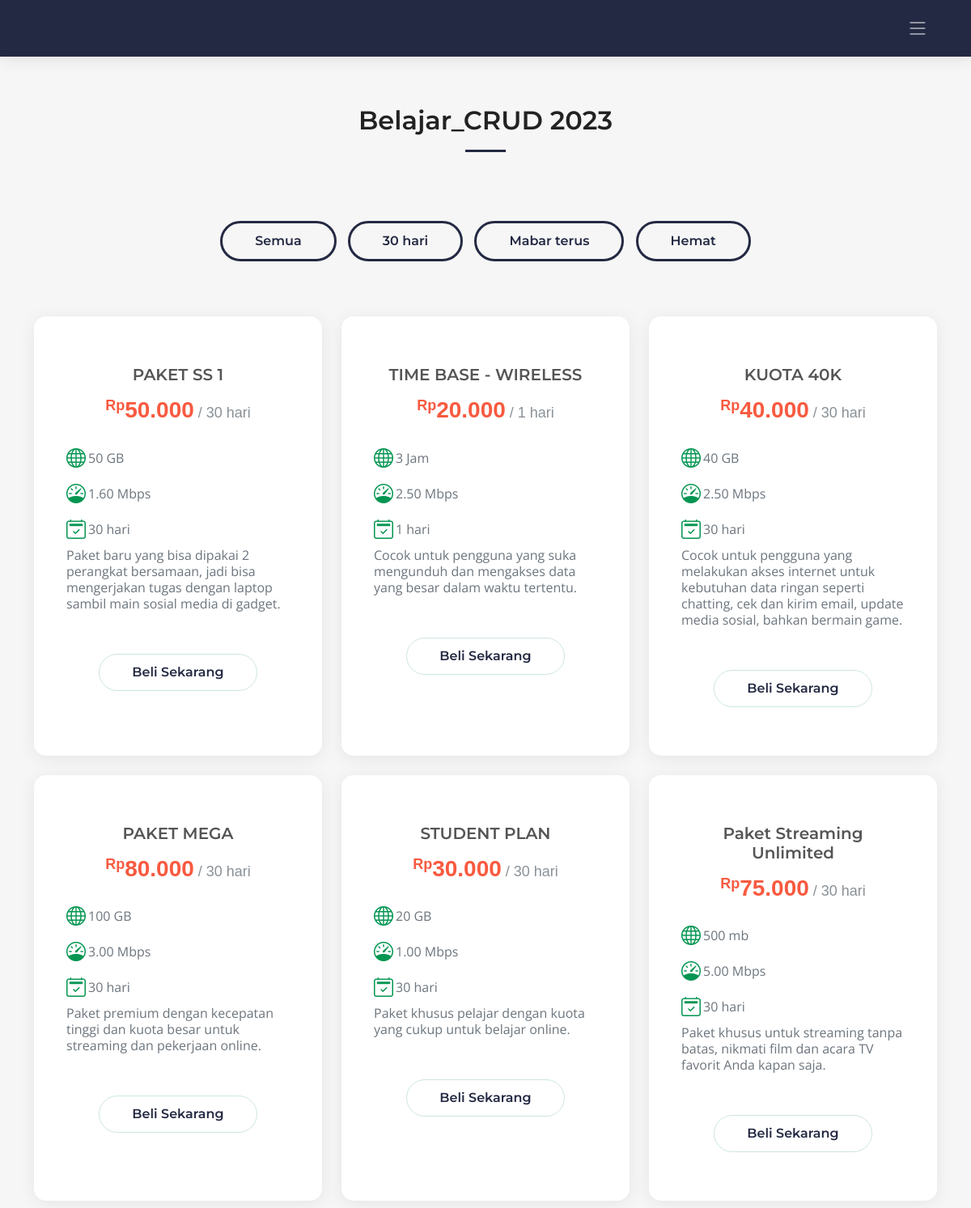
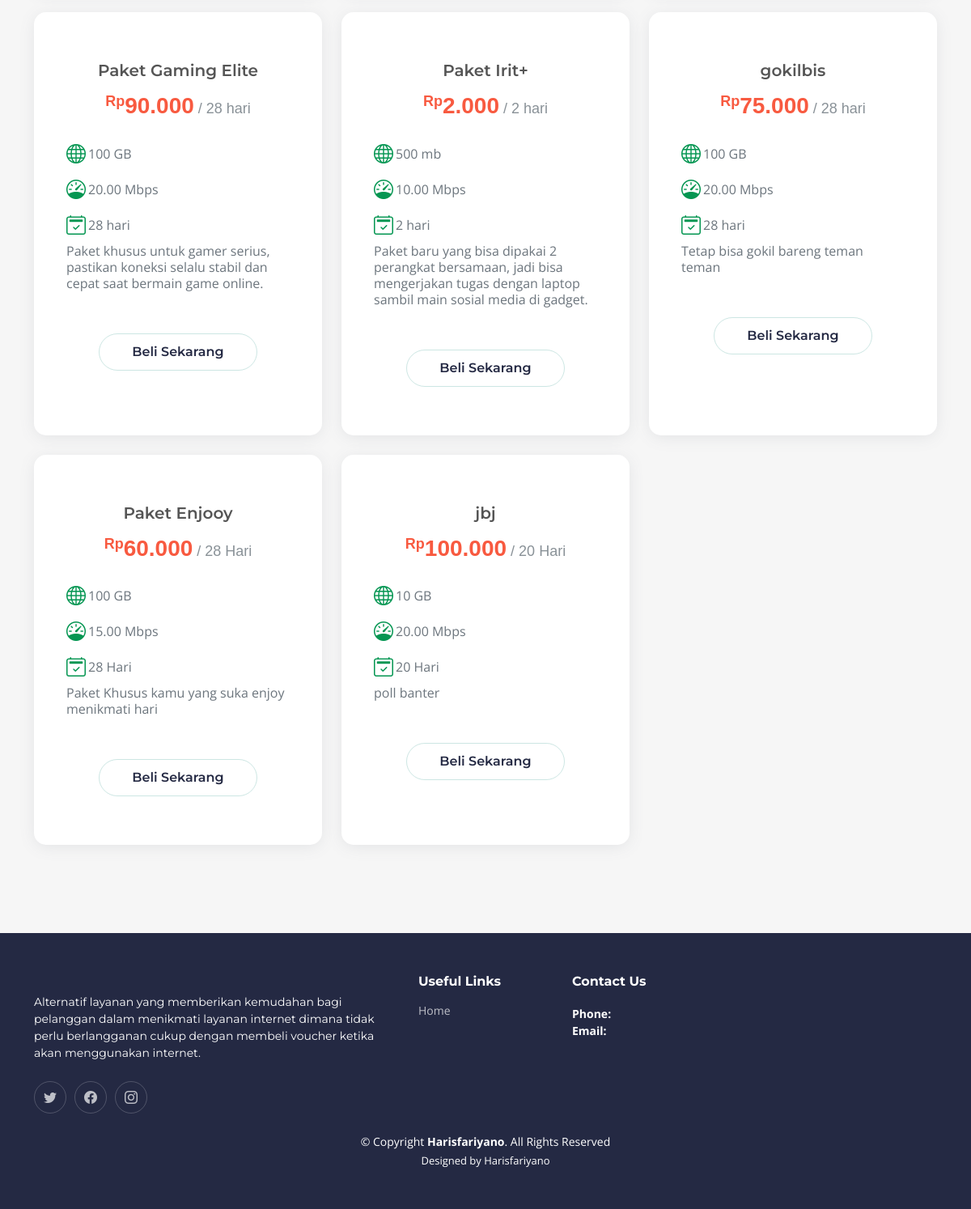
The page / on the database its author committed (2 pictures, top to bottom).
### tables this page shows
CREATE TABLE `paket_internet` (
  `id` int(20) NOT NULL,
  `nama_paket` varchar(255) NOT NULL,
  `harga` decimal(10,3) NOT NULL,
  `masa_aktiv` varchar(11) NOT NULL,
  `kuota` varchar(11) NOT NULL,
  `kecepatan` decimal(5,2) NOT NULL,
  `deskripsi` text DEFAULT NULL
);

### backend/produk.php (called while the page is built, shortened)
<?php
require_once("config/config.php");
if (isset($_GET['filter'])) {
    $filter = $_GET['filter'];
    if ($filter === "Paket1") {
        $sql = "SELECT * FROM paket_internet WHERE masa_aktiv = '30 hari'";
    } elseif ($filter === "Paket2") {
        $sql = "SELECT * FROM paket_internet WHERE kecepatan >= 10.00";
    } elseif ($filter === "Paket3") {
        $sql = "SELECT * FROM paket_internet WHERE harga <= 5.000";
    } else {
        $sql = "SELECT * FROM paket_internet";
    }
} else {
    $sql = "SELECT * FROM paket_internet";
}
$result = $conn->query($sql);
?>

### index.php (the view, shortened to what this page needs)
<?php
include('header.php');
include("backend/produk.php");
?>
<section id="pricing" class="pricing sections-bg">
  <div class="container" data-aos="fade-up">
    <div class="section-header">
      <h2>Belajar_CRUD 2023</h2>
    </div>
    <div class="text-center" id="filter">
      <a class="filter-btn" href="index.php?filter=semua" data-filter="semua">Semua</a>
      <a class="filter-btn" href="index.php?filter=Paket1" data-filter="Paket1">30 hari</a>
      <a class="filter-btn" href="index.php?filter=Paket2" data-filter="Paket2">Mabar terus</a>
      <a class="filter-btn" href="index.php?filter=Paket3" data-filter="Paket3">Hemat</a>
    </div>
    <div class="row g-4 py-lg-5" data-aos="zoom-out" data-aos-delay="100">
      <?php
      if ($result->num_rows > 0) {
          while($row = $result->fetch_assoc()) {
              $namaPaket = $row["nama_paket"];
              $harga = $row["harga"];
              $masaktiv = $row["masa_aktiv"];
              $kuota = $row["kuota"];
              $kecepatan = $row["kecepatan"];
              $deskripsi = $row["deskripsi"];
              ?>
              <div class="col-lg-4">
                <div class="pricing-item">
                  <h3><?php echo $namaPaket; ?></h3>
                  <h4><sup>Rp</sup><?php echo $harga; ?><span> / <?php echo $masaktiv; ?></span></h4>
                  <ul>
                    <li><i class="bi bi-globe"></i> <?php echo $kuota; ?></li>
                    <li><i class="bi bi-speedometer"></i> <?php echo $kecepatan; ?> Mbps</li>
                    <li><i class="bi bi-calendar2-check"></i> <span> <?php echo $masaktiv; ?></li>
                    <p><?php echo $deskripsi; ?></p>
                  </ul>
                  <div class="text-center"><a href="#" class="buy-btn">Beli Sekarang</a></div>
                </div>
              </div>
          <?php
          }
      } else {
          echo "Tidak ada data paket internet.";
      }
      ?>
    </div>
  </div>
</section>
<?php
include('footer.php');
?>

### header.php (shortened to what this page needs)
<!DOCTYPE html>
<html lang="en">
<?php
  include("backend/header.php");
  include("backend/produk.php");
?>
<head>
  <link href="assets/vendor/bootstrap/css/bootstrap.min.css" rel="stylesheet">
  <link href="assets/vendor/bootstrap-icons/bootstrap-icons.css" rel="stylesheet">
  <link href="assets/vendor/aos/aos.css" rel="stylesheet">
  <link href="assets/vendor/glightbox/css/glightbox.min.css" rel="stylesheet">
  <link href="assets/vendor/swiper/swiper-bundle.min.css" rel="stylesheet">
  <link href="assets/css/main.css" rel="stylesheet">
</head>
<body>
  <header id="header" class="header d-flex align-items-center">
    <div class="container-fluid container-xl d-flex align-items-center justify-content-between">
      <i class="mobile-nav-toggle mobile-nav-show bi bi-list"></i>
    </div>
  </header>

### footer.php (shortened to what this page needs)
  <footer id="footer" class="footer">
    <div class="container">
      <div class="row gy-4">
        <div class="col-lg-5 col-md-12 footer-info">
          <p>Alternatif layanan yang memberikan kemudahan bagi pelanggan dalam menikmati layanan internet dimana tidak perlu berlangganan cukup dengan membeli voucher ketika akan menggunakan internet.</p>
          <div class="social-links d-flex mt-4">
            <a href="#" class="twitter"><i class="bi bi-twitter"></i></a>
            <a href="#" class="facebook"><i class="bi bi-facebook"></i></a>
            <a href="#" class="instagram"><i class="bi bi-instagram"></i></a>
          </div>
        </div>
        <div class="col-lg-2 col-6 footer-links">
          <h4>Useful Links</h4>
          <ul>
            <li><a href="#">Home</a></li>
          </ul>
        </div>
        <div class="col-lg-4 col-md-12 footer-contact text-center text-md-start">
          <h4>Contact Us</h4>
            <strong>Phone:</strong> <br>
            <strong>Email:</strong> <br>
        </div>
      </div>
    </div>
    <div class="container mt-4">
      <div class="copyright">
        &copy; Copyright <strong><span>Harisfariyano</span></strong>. All Rights Reserved
      </div>
      <div class="credits">
        Designed by <a href=index.php>Harisfariyano</a>
      </div>
    </div>
  </footer>
</body>
</html>

### assets/css/main.css (style rules this page uses)
:root { --font-default: "Open Sans", system-ui, -apple-system, "Segoe UI", Roboto, "Helvetica Neue", Arial, "Noto Sans", "Liberation Sans", sans-serif, "Apple Color Emoji", "Segoe UI Emoji", "Segoe UI Symbol", "Noto Color Emoji"; --font-primary: "Montserrat", sans-serif; --font-secondary: "Poppins", sans-serif; }
:root { --color-default: #222222; --color-primary: #242943; --color-secondary: #f85a40; }
:root { scroll-behavior: smooth; }
body { font-family: var(--font-default); color: var(--color-default); }
a { color: var(--color-primary); text-decoration: none; }
h1, h2, h3, h4, h5, h6 { font-family: var(--font-primary); }
section { padding: 60px 0; overflow: hidden; }
.sections-bg { background-color: #f6f6f6; }
.section-header { text-align: center; padding-bottom: 60px; }
.section-header h2 { font-size: 32px; font-weight: 600; margin-bottom: 20px; padding-bottom: 20px; position: relative; }
.section-header h2:after { content: ""; position: absolute; display: block; width: 50px; height: 3px; background: var(--color-primary); left: 0; right: 0; bottom: 0; margin: auto; }
.header { transition: all 0.5s; z-index: 997; height: 90px; background-color: var(--color-primary); }
.header.sticked { position: fixed; top: 0; right: 0; left: 0; height: 70px; box-shadow: 0px 2px 20px rgba(0, 0, 0, 0.1); }
.sticked-header-offset { margin-top: 70px; }
section { scroll-margin-top: 70px; }
@media (max-width: 1279px) { .mobile-nav-show { color: rgba(255, 255, 255, 0.6); font-size: 28px; cursor: pointer; line-height: 0; transition: 0.5s; z-index: 9999; margin-right: 10px; } }
.pricing .pricing-item { padding: 60px 40px; box-shadow: 0 3px 20px -2px rgba(108, 117, 125, 0.15); background: #fff; height: 100%; position: relative; border-radius: 15px; }
.pricing h3 { font-weight: 600; margin-bottom: 15px; font-size: 20px; color: #555555; text-align: center; }
.pricing h4 { font-size: 28px; color: var(--color-secondary); font-weight: 700; font-family: var(--font-secondary); margin-bottom: 0; text-align: center; }
.pricing h4 sup { font-size: 18px; }
.pricing h4 span { color: rgba(108, 117, 125, 0.8); font-size: 18px; font-weight: 400; }
.pricing ul { padding: 20px 0; list-style: none; color: #6c757d; text-align: left; line-height: 20px; }
.pricing ul li { padding: 10px 0; display: flex; align-items: center; }
.pricing ul i { color: #059652; font-size: 24px; padding-right: 3px; }
.pricing .buy-btn { display: inline-block; padding: 10px 40px; border-radius: 50px; color: var(--color-primary); border: 1px solid rgba(0, 131, 116, 0.2); transition: none; font-size: 16px; font-weight: 600; font-family: var(--font-primary); transition: 0.3s; }
.filter-btn { display: inline-block; padding: 10px 40px; border-radius: 100px; color: var(--color-primary); border: 3px solid var(--color-primary); transition: none; font-size: 16px; font-weight: 600; font-family: var(--font-primary); transition: 0.3s; margin: 5px; margin-bottom: 20px; }
.footer { font-size: 14px; background-color: var(--color-primary); padding: 50px 0; color: white; }
.footer .footer-info p { font-size: 14px; font-family: var(--font-primary); }
.footer .social-links a { display: flex; align-items: center; justify-content: center; width: 40px; height: 40px; border-radius: 50%; border: 1px solid rgba(255, 255, 255, 0.2); font-size: 16px; color: rgba(255, 255, 255, 0.7); margin-right: 10px; transition: 0.3s; }
.footer h4 { font-size: 16px; font-weight: bold; position: relative; padding-bottom: 12px; }
.footer .footer-links { margin-bottom: 30px; }
.footer .footer-links ul { list-style: none; padding: 0; margin: 0; }
.footer .footer-links ul li { padding: 10px 0; display: flex; align-items: center; }
.footer .footer-links ul li:first-child { padding-top: 0; }
.footer .footer-links ul a { color: rgba(255, 255, 255, 0.7); transition: 0.3s; display: inline-block; line-height: 1; }
.footer .copyright { text-align: center; }
.footer .credits { padding-top: 4px; text-align: center; font-size: 13px; }
.footer .credits a { color: #fff; }

### rows shown on the page
paket_internet: nama_paket "PAKET SS 1", harga "50.000", masa_aktiv "30 hari", kuota "50 GB", kecepatan "1.60", deskripsi "Paket baru yang bisa dipakai 2 perangkat bersamaan, jadi bisa mengerjakan tugas dengan laptop sambil main sosial media di gadget."
paket_internet: nama_paket "TIME BASE - WIRELESS", harga "20.000", masa_aktiv "1 hari", kuota "3 Jam", kecepatan "2.50", deskripsi "Cocok untuk pengguna yang suka mengunduh dan mengakses data yang besar dalam waktu tertentu."
paket_internet: nama_paket "KUOTA 40K", harga "40.000", masa_aktiv "30 hari", kuota "40 GB", kecepatan "2.50", deskripsi "Cocok untuk pengguna yang melakukan akses internet untuk kebutuhan data ringan seperti chatting, cek dan kirim email, update media sosial, bahkan bermain game."
paket_internet: nama_paket "PAKET MEGA", harga "80.000", masa_aktiv "30 hari", kuota "100 GB", kecepatan "3.00", deskripsi "Paket premium dengan kecepatan tinggi dan kuota besar untuk streaming dan pekerjaan online."
paket_internet: nama_paket "STUDENT PLAN", harga "30.000", masa_aktiv "30 hari", kuota "20 GB", kecepatan "1.00", deskripsi "Paket khusus pelajar dengan kuota yang cukup untuk belajar online."
paket_internet: nama_paket "Paket Streaming Unlimited", harga "75.000", masa_aktiv "30 hari", kuota "500 mb", kecepatan "5.00", deskripsi "Paket khusus untuk streaming tanpa batas, nikmati film dan acara TV favorit Anda kapan saja."
paket_internet: nama_paket "Paket Gaming Elite", harga "90.000", masa_aktiv "28 hari", kuota "100 GB", kecepatan "20.00", deskripsi "Paket khusus untuk gamer serius, pastikan koneksi selalu stabil dan cepat saat bermain game online."
paket_internet: nama_paket "Paket Irit+", harga "2.000", masa_aktiv "2 hari", kuota "500 mb", kecepatan "10.00", deskripsi "Paket baru yang bisa dipakai 2 perangkat bersamaan, jadi bisa mengerjakan tugas dengan laptop sambil main sosial media di gadget."
paket_internet: nama_paket "gokilbis", harga "75.000", masa_aktiv "28 hari", kuota "100 GB", kecepatan "20.00", deskripsi "Tetap bisa gokil bareng teman teman"
paket_internet: nama_paket "Paket Enjooy", harga "60.000", masa_aktiv "28 Hari", kuota "100 GB", kecepatan "15.00", deskripsi "Paket Khusus kamu yang suka enjoy menikmati hari"
paket_internet: nama_paket "jbj", harga "100.000", masa_aktiv "20 Hari", kuota "10 GB", kecepatan "20.00", deskripsi "poll banter"
